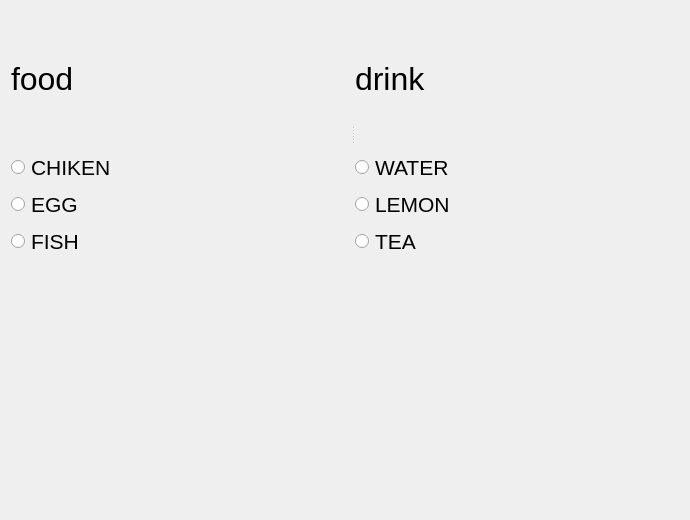
<?xml version="1.0" encoding="UTF-8"?>
<ui version="4.0">
 <class>Dialog</class>
 <widget class="QDialog" name="Dialog">
  <property name="geometry">
   <rect>
    <x>0</x>
    <y>0</y>
    <width>690</width>
    <height>520</height>
   </rect>
  </property>
  <property name="windowTitle">
   <string>Dialog</string>
  </property>
  <layout class="QVBoxLayout" name="verticalLayout_3">
   <item>
    <widget class="QSplitter" name="splitter">
     <property name="orientation">
      <enum>Qt::Horizontal</enum>
     </property>
     <widget class="QWidget" name="">
      <layout class="QVBoxLayout" name="verticalLayout_2">
       <item>
        <widget class="QLabel" name="label">
         <property name="font">
          <font>
           <family>Arial</family>
           <pointsize>24</pointsize>
          </font>
         </property>
         <property name="text">
          <string>food</string>
         </property>
        </widget>
       </item>
       <item>
        <widget class="QRadioButton" name="radioButton">
         <property name="font">
          <font>
           <family>Arial</family>
           <pointsize>16</pointsize>
          </font>
         </property>
         <property name="text">
          <string>CHIKEN</string>
         </property>
        </widget>
       </item>
       <item>
        <widget class="QRadioButton" name="radioButton_2">
         <property name="font">
          <font>
           <family>Arial</family>
           <pointsize>16</pointsize>
          </font>
         </property>
         <property name="text">
          <string>EGG</string>
         </property>
        </widget>
       </item>
       <item>
        <widget class="QRadioButton" name="radioButton_3">
         <property name="font">
          <font>
           <family>Arial</family>
           <pointsize>16</pointsize>
          </font>
         </property>
         <property name="text">
          <string>FISH</string>
         </property>
        </widget>
       </item>
      </layout>
     </widget>
     <widget class="QWidget" name="">
      <layout class="QVBoxLayout" name="verticalLayout">
       <item>
        <widget class="QLabel" name="label_2">
         <property name="font">
          <font>
           <family>Arial</family>
           <pointsize>24</pointsize>
          </font>
         </property>
         <property name="text">
          <string>drink</string>
         </property>
        </widget>
       </item>
       <item>
        <widget class="QRadioButton" name="radioButton_4">
         <property name="font">
          <font>
           <family>Arial</family>
           <pointsize>16</pointsize>
          </font>
         </property>
         <property name="text">
          <string>WATER</string>
         </property>
        </widget>
       </item>
       <item>
        <widget class="QRadioButton" name="radioButton_5">
         <property name="font">
          <font>
           <family>Arial</family>
           <pointsize>16</pointsize>
          </font>
         </property>
         <property name="text">
          <string>LEMON</string>
         </property>
        </widget>
       </item>
       <item>
        <widget class="QRadioButton" name="radioButton_6">
         <property name="font">
          <font>
           <family>Arial</family>
           <pointsize>16</pointsize>
          </font>
         </property>
         <property name="text">
          <string>TEA</string>
         </property>
        </widget>
       </item>
      </layout>
     </widget>
    </widget>
   </item>
   <item>
    <widget class="QLabel" name="label_result">
     <property name="font">
      <font>
       <family>Arial</family>
       <pointsize>20</pointsize>
      </font>
     </property>
     <property name="text">
      <string/>
     </property>
    </widget>
   </item>
  </layout>
 </widget>
 <resources/>
 <connections/>
</ui>
